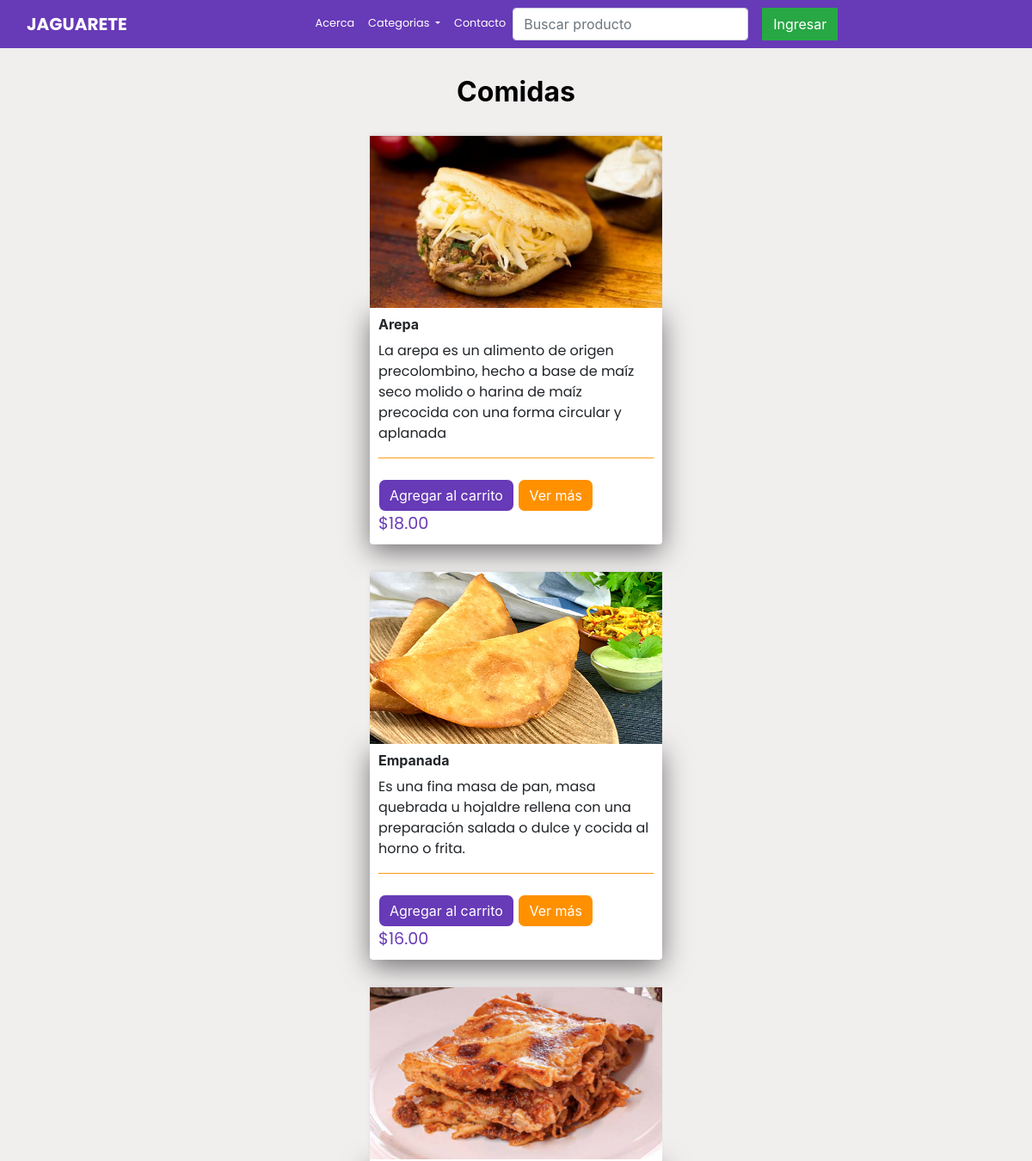
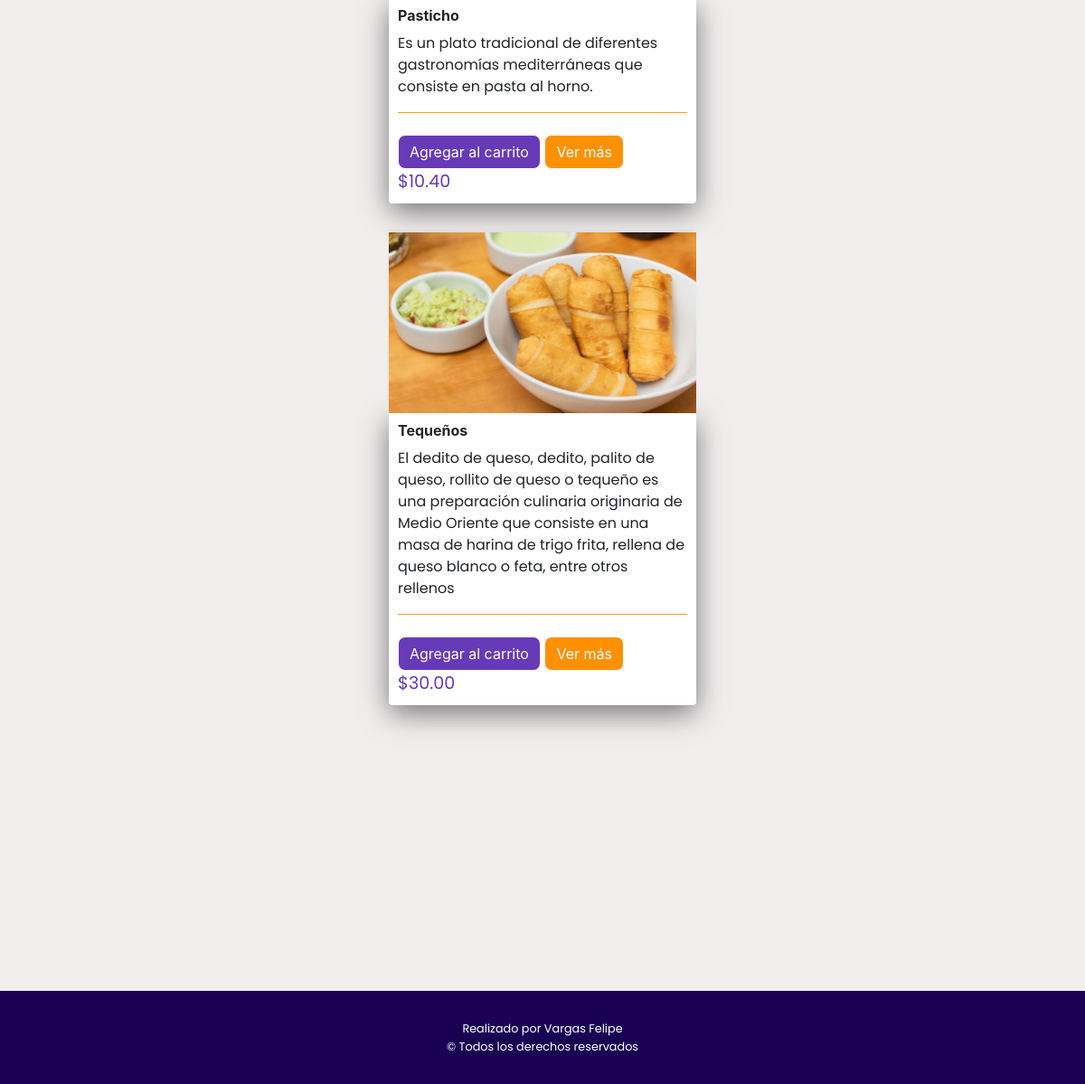
The page /category/Comidas/ on the database its author committed (2 pictures, top to bottom).
### store/models.py (models this page shows, shortened)
class Product(models.Model):
    name= models.CharField(max_length=200,null = True)
    price = models.DecimalField(max_digits=7, decimal_places=2)
    img = models.ImageField(null= True,blank=True)
    description = models.CharField(max_length=255,default="")
    category = models.CharField(max_length=255,default="Comidas")

### store/views.py (the view)
# urls.py: path('category/<str:cats>/',views.category, name='category'),
def category(request,cats):
    if request.user.is_authenticated:
        customer = request.user.customer
        order, created = Order.objects.get_or_create(customer=customer, complete=False )
        Items = order.orderitem_set.all()
        carItems = order.get_car_items
    else:
        Items = []
        order = {'get_car_total':0,'get_car_items':0 }
        carItems = order['get_car_items']
    category = Category.objects.all()
    category_foods = Product.objects.filter(category=cats)
    return render(request, 'store/category.html',{'cats':cats,'category_foods':category_foods,'carItems':carItems,'category':category})

### store/models.py (called while the page is built)
    def __str__(self):
        return self.category

### store/templates/store/category.html (shortened to what this page needs)
{% extends 'store/main.html' %}
{% load static %}
{% block content %}
    <div class="container">
        <div class="titulo-acerca">
            <h2>{{cats}}</h2>
        </div>
    {% for product in category_foods  %}
    <div class="prueba">
    <div class="col-lg-4 mx-auto">
    <img class="thumbnail" src="{{product.img.url}}" alt="">
    <div class="box-element product">
        <h6><strong>{{product.name}}</strong></h6>
        <div class="description">
        <p>{{product.description}}</p>
    </div>
    {% if not perms.store.car %}
        {% if user.is_authenticated %}
            <button data-product={{product.id}} data-action="add" class="btn btn-warning add-btn update-car">Agregar al carrito</button>
            <a href="{% url 'product_details' product.id %}" class="btn btn-primary">Ver más</a>
        {% else %}
        <a href="{% url 'login' %}" class="btn btn-warning">Agregar al carrito</a>
        <a href="{% url 'login' %}" class="btn btn-primary">Ver más</a>
        {% endif %}
        <div class="precio">
            <span>${{product.price | floatformat:2}}</span>
        </div>
    {% endif %}
    </div>
    </div>
</div>
    {% endfor %}
</div>
{% endblock content %}

### static/css/style.css (style rules this page uses)
* { scroll-behavior: smooth !important; }
body { background-color: #F1EEEE; }
.box-element { box-shadow: 0px 9px 32px -1px #6E6D6D; background-color: #fff; border-radius: 4px; padding: 10px; }
.description { margin-bottom: 1.5rem; border-bottom: 1px solid #FF9A16; font-family: 'Poppins', sans-serif; }
.thumbnail { width: 100%; height: 200px; -webkit-box-shadow: -1px -3px 5px -2px rgba(214,214,214,1); -moz-box-shadow: -1px -3px 5px -2px rgba(214,214,214,1); box-shadow: -1px -3px 5px -2px rgba(214,214,214,1); }
.product { border-radius: 0 0 4px 4px; }
.col-lg-4, .col-lg-6, .col-lg-8, .col-lg-12 { margin-top: 2rem; transition: all 0.3s ease-in-out; }
.btn { border-radius: 0; }
.btn-primary { background-color: #FF9100 !important; border-color: inherit !important; border-radius: 0.5rem; transition: all 0.3s ease-in-out; }
.btn-warning { background-color: #673AB7 !important; border-color: inherit !important; border-radius: 00.5rem; color: white !important; transition: all 0.3s ease-in-out; }
.precio span { font-family: 'Poppins', sans-serif; font-size: 1.2rem; color: #673AB7; }
.titulo-acerca { text-align: center; margin-top: 2rem; }
.titulo-acerca h2 { font-weight: 700; color: black; font-size: 2rem; }

### rows shown on the page
Product: img (picture), name "Arepa", description "La arepa es un alimento de origen precolombino, hecho a base de maíz seco molido o harina de maíz precocida con una forma circular y aplanada", price "18.00"
Product: img (picture), name "Empanada", description "Es una fina masa de pan, masa quebrada u hojaldre rellena con una preparación salada o dulce y cocida al horno o frita.", price "16.00"
Product: img (picture), name "Pasticho", description "Es un plato tradicional de diferentes gastronomías mediterráneas que consiste en pasta al horno.", price "10.40"
Product: img (picture), name "Tequeños", description "El dedito de queso, dedito, palito de queso, rollito de queso o tequeño es una preparación culinaria originaria de Medio Oriente que consiste en una masa de harina de trigo frita, rellena de queso blanco o feta, entre otros rellenos", price "30.00"

### other values the page prints
{{ cats }} "Comidas"
